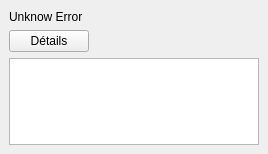
<?xml version="1.0" encoding="UTF-8"?>
<ui version="4.0">
 <class>ErrorViewer</class>
 <widget class="QMainWindow" name="ErrorViewer">
  <property name="geometry">
   <rect>
    <x>0</x>
    <y>0</y>
    <width>268</width>
    <height>154</height>
   </rect>
  </property>
  <property name="windowTitle">
   <string>Erreur</string>
  </property>
  <widget class="QWidget" name="centralwidget">
   <layout class="QGridLayout" name="gridLayout">
    <item row="0" column="0" colspan="2">
     <widget class="QLabel" name="label_error">
      <property name="minimumSize">
       <size>
        <width>0</width>
        <height>15</height>
       </size>
      </property>
      <property name="maximumSize">
       <size>
        <width>16777215</width>
        <height>15</height>
       </size>
      </property>
      <property name="text">
       <string>Unknow Error</string>
      </property>
      <property name="textInteractionFlags">
       <set>Qt::NoTextInteraction</set>
      </property>
     </widget>
    </item>
    <item row="1" column="1">
     <spacer name="horizontalSpacer">
      <property name="orientation">
       <enum>Qt::Horizontal</enum>
      </property>
      <property name="sizeHint" stdset="0">
       <size>
        <width>40</width>
        <height>20</height>
       </size>
      </property>
     </spacer>
    </item>
    <item row="1" column="0">
     <widget class="QPushButton" name="pushButton_details">
      <property name="text">
       <string>Détails</string>
      </property>
     </widget>
    </item>
    <item row="2" column="0" colspan="2">
     <widget class="QTextEdit" name="textEdit_details">
      <property name="minimumSize">
       <size>
        <width>0</width>
        <height>15</height>
       </size>
      </property>
      <property name="undoRedoEnabled">
       <bool>false</bool>
      </property>
      <property name="lineWrapMode">
       <enum>QTextEdit::NoWrap</enum>
      </property>
      <property name="readOnly">
       <bool>true</bool>
      </property>
     </widget>
    </item>
   </layout>
  </widget>
 </widget>
 <resources/>
 <connections/>
</ui>
